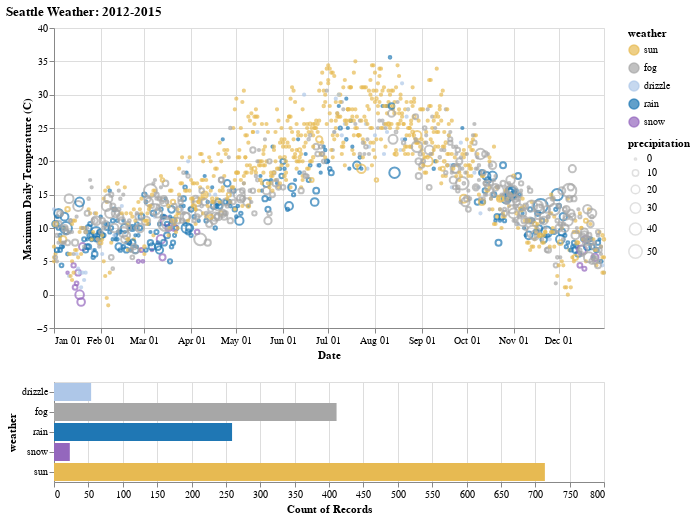

The notebook cell this image was saved under:
### Markdown cell above
Компановка графиков.

### Code cell
points = alt.Chart(settle_data).mark_point().encode(
    alt.X("monthdate(date):T", title="Date"),
    alt.Y(
        "temp_max:Q",
        title='Maximum Daily Temperature (C)',
        scale=alt.Scale(domain=[-5, 40])
    ), 
    color=alt.condition(brush, color, alt.value("lightgray")),
    size=alt.Size('precipitation:Q',scale=alt.Scale(range=[5,  200]))
).properties(
    width=550,
    height=300
).add_selection(
    brush
).transform_filter(
    click
)

bars = alt.Chart(settle_data).mark_bar().encode(
    x="count()",
    y="weather:N",
    color=alt.condition(click, color, alt.value("lightgray"))
).transform_filter(
    brush
).properties(
    width=550
).add_selection(
    click
)

alt.vconcat(
    points,
    bars,
    data=settle_data,
    title="Seattle Weather: 2012-2015"
)

### Figure 1 — Vega-Lite specification as saved in the notebook (floating-point values rounded to 4 significant figures; data arrays with more than 128 entries replaced by an {"elided": "..."} marker saying what was removed)
{"config": {"view": {"continuousWidth": 400, "continuousHeight": 300}}, "vconcat": [{"mark": "point", "encoding": {"color": {"condition": {"type": "nominal", "field": "weather", "scale": {"domain": ["sun", "fog", "drizzle", "rain", "snow"], "range": ["#e7ba52", "#a7a7a7", "#aec7e8", "#1f77b4", "#9467bd"]}, "selection": "selector001"}, "value": "lightgray"}, "size": {"type": "quantitative", "field": "precipitation", "scale": {"range": [5, 200]}}, "x": {"type": "temporal", "field": "date", "timeUnit": "monthdate", "title": "Date"}, "y": {"type": "quantitative", "field": "temp_max", "scale": {"domain": [-5, 40]}, "title": "Maximum Daily Temperature (C)"}}, "height": 300, "selection": {"selector001": {"type": "interval", "encodings": ["x"]}}, "transform": [{"filter": {"selection": "selector002"}}], "width": 550}, {"mark": "bar", "encoding": {"color": {"condition": {"type": "nominal", "field": "weather", "scale": {"domain": ["sun", "fog", "drizzle", "rain", "snow"], "range": ["#e7ba52", "#a7a7a7", "#aec7e8", "#1f77b4", "#9467bd"]}, "selection": "selector002"}, "value": "lightgray"}, "x": {"type": "quantitative", "aggregate": "count"}, "y": {"type": "nominal", "field": "weather"}}, "selection": {"selector002": {"type": "multi", "encodings": ["color"]}}, "transform": [{"filter": {"selection": "selector001"}}], "width": 550}], "data": {"name": "data-830c39fec90146253fb06a06c26374ef"}, "title": "Seattle Weather: 2012-2015", "$schema": "https://vega.github.io/schema/vega-lite/v4.8.1.json", "datasets": {"data-830c39fec90146253fb06a06c26374ef": {"elided": "1461 records"}}}
